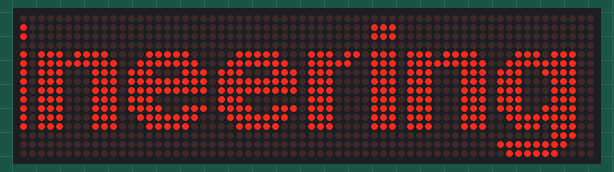
Recording of a sketch running on a simulated Arduino Uno, built with avr-gcc and run on an emulated ATmega328P. Parts: 64×16 LED matrix. What the sketch prints to the serial monitor is not drawn.

Above: at 1.3 s.
At 46.99 s:
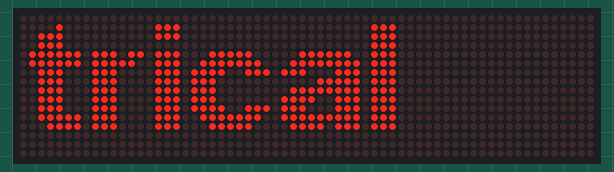
At 62.7 s:
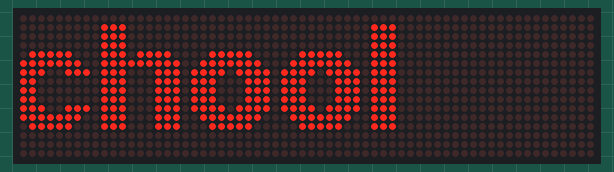
At 128.5 s:
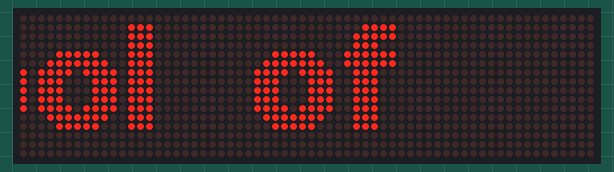

The sketch:

DMDscrolltext2.ino
```cpp
/*
  Scrolling alphabet demo, displays characters one at a time into a scrolling box.
 */

#include <SPI.h>
#include <DMD2.h>
#include <fonts/SystemFont5x7.h>
#include <fonts/Arial_black_16.h>

// Set Width to the number of displays wide you have
const int WIDTH = 2;

// You can change to a smaller font (two lines) by commenting this line,
// and uncommenting the line after it:
//const uint8_t *FONT = Arial_black_16;
//const uint8_t *FONT = SystemFont5x7;

const char *MESSAGE = "School of Electrical Engineering";

SoftDMD dmd(WIDTH,1);  // DMD controls the entire display
DMD_TextBox box(dmd);  // "box" provides a text box to automatically write to/scroll the display

// the setup routine runs once when you press reset:
void setup() {
  Serial.begin(9600);
  dmd.setBrightness(50);
  dmd.selectFont(Arial_Black_16);
  dmd.begin();
}

// the loop routine runs over and over again forever:
void loop() {
  const char *next = MESSAGE;
  long timer = millis();
  while(*next) {
     if ((timer+30) < millis()) {
    Serial.print(*next);
    box.print(*next);
    next++;
    timer=millis();
     }
  }
  delay(2000);
}
```

Measured:
- what the display in image 1 shows lasts 0.4 s, from 46.8 s to 47.2 s
- what the display in image 2 shows lasts 0.6 s, from 62.6 s to 63.2 s
- what the display in image 3 shows lasts 0.9 s, from 128.4 s to 129.3 s
